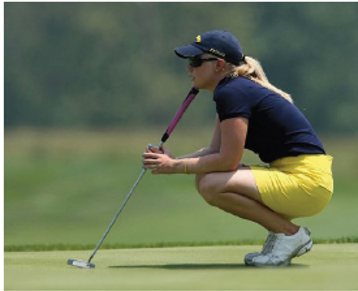
#> input picture data/mean-shift-data.PNG, 358 x 291 px, found by its file name
$ jupyter execute semina5-1.ipynb
#> lines starting #> are read from the running program, lines starting #| are printed output that depends on the picture
## 5장. 영상 분할(Image segmentation)

영상 분할이란 주어진 영상을 의미 있는 영역(region)으로 나누는 작업.

상자, 파프리카, 가격표는 사람에게 의미있는 물체다.

그래서, 인지과정에서 영상을 영역 단위로 분할하고, 학습을 통해 이미 알고있는 물체와 매칭한다.

하지만, 컴퓨터는 영역 단위로 분할후, 물체를 인지한다.

특징점과 다른점은. 특징점은 그 자체로 의미가 없고, 매칭이 필요하다.

하지만, 영역은 그자체로 물체가 될 수 있다.

## 5-2. 전통적인 방법.

자연영상에서는 성능이 낮지만, <공장 자동화, 문서인식> 등과 같이 영상 획득 조건이 있는 상황에서는 사용할 수 있는 방법들.

### 5-2-1. 임계화를 이용한 영역분할

어두운 배경에 밝은 물체가 있으면 이진화를 사용해 물체영역과 배경 영역을 분할할 수 있다.

깨끗한 배경과 균일한 밝기의 물체가 있는 상황에는 <span style="color:blue">'otsu 알고리즘'</span>이 효과적인 방법이다.

삼진화가 필요한 영상에서는, 이중 임계값 (t1,t2)로 확장시켜야한다.

각 영역의 평균-global평균 으로

t1과 t2사이의 분산을 계산한 식으로, 분산이 큰 t1과 t2를 찾는것. 이를 이중 임계값 otsu 알고리즘이라 한다.

삼진화 하여, 각 영역의 명암값은 평균값으로 대체한다.

---
하지만, 지금까지는 전역적인 방법으로 임계값을 설정함.

효모영상을 임계화했을때, 내부가 잘 분할 되지않았음.

지역의 상황에 따라 적응적으로 결정하는 adaptive thresholding 방법 사용.

달라진 점은, 임계값 t가 아니라, t(j,i)로 (j,i)의 이웃(원형 또는 정방형)을 보고 임계값이 결정된다.

그래서 t함수는 영상의 특성에 달라진다.

[cell 1]
# ex) 다중 임계 otsu

### 5-2-2. 군집화를 이용한 영역 분할

rgb 화소를 3차원 컬러공간에 매핑하자. 3차원 공간의 점들은 색깔이 비슷할수록 가까이 위치한다. (이미지라서 rgb이고, 점이면 xy좌표를 넣는다.)

가까이 있는 화소들을 군집으로 모으는것이 clustering 이다.

처음 k개의 점을 군집 중심으로 초기화함.(초기화 방법에 따라 결과도 달라짐.)

그후, n개의 점을 가장 가까운 군집에 배치하고, 군집마다 평균을 구하여 중심을 바꿈.

뒤의 집이나 산이 꽃과 같이 분류가 됨. 화소간의 거리를 생각하지 않았기 때문.

그래프방법과 mean-shift가 이를 발전시킴.

---
```

criteria
- cv2.TERM_CRITERIA_EPS: epsilon으로 주어진 정확도를 만족하면 반복을 멈춘다.

- cv2.TERM_CRITERIA_MAX_ITER: 정확도와 상관없이 미리 정해진 반복 횟수를 다 채우면 알고리즘을 멈춘다.

- cv2.TERM_CRITERIA_EPS + cv2.TERM_CRITERIA_MAX_ITER : 위 둘 중 한 조건이 만족되면 멈춘다. 여기에서 max_iter=10, epsilon=1.0

kmeans
- k: 클러스터수
- attempts: 10번의 독립적인 실행 분류
- cv2.KMEANS_RANDOM_CENTERS : 초기점을 랜덤으로

결과
- ret: 밀집도(compactness)이다. 이것은 각 클러스터의 중심으로부터 거리제곱의 합이다.

-labels: 각 점이 어느 클러스터에 속하게 되었는지 표시한다(0,1,2,..)

-centers: 클러스터의 중심 좌표를 리턴한다. K개의 데이터를 가진다.
(이미지에서는 화소값이 리턴됨. xy가 아닌 rgb를 넣었으니)

```

[cell 2]
# ex) k-means segmentation
#https://gmnam.tistory.com/168
import cv2
import numpy as np
from matplotlib import pyplot as plt

original_image = cv2.imread("../data/mean-shift-data.png")
#> original_image is the input picture: shape (291, 358, 3); mean B, G, R 88, 116.2, 104.9
img = cv2.cvtColor(original_image,cv2.COLOR_BGR2RGB)# rgb 순으로 바꿔서 진행
vectorized = img.reshape((-1,3))
#1행으로 바꿔버리기
vectorized = np.float32((vectorized))

criteria = (cv2.TERM_CRITERIA_EPS + cv2.TERM_CRITERIA_MAX_ITER,10,1.0)
attempts = 10


fig =plt.figure(figsize=(11,11))
plt.subplot(321),plt.title("original")# 3행 2열중 1번째
plt.imshow(img)

count=1
for k in [3,4,5,6,7]:
    count=count+1
    ret,label,center = cv2.kmeans(vectorized,
                                  k,
                                  None,
                                  criteria,attempts,
                                  cv2.KMEANS_PP_CENTERS)
    #KMEANS_PP_CENTERS : kmeans++ 방식을 이용
    print("center 화소값",center)
    center = np.uint8(center)
    res= center[label.flatten()] #center 화소를 각 라벨에 맞게 대입.
    result_image=res.reshape((img.shape))
    plt.subplot(320+count),plt.title("K="+str(k))# 3행 2열중 1번째
    plt.imshow(result_image)
#> this loop made 5 passes
#> ret on passes 2 to 5: 107383536.8, 69155003, 60731206.8, 50953277.1
#> (ret, center) on pass 1: (151704958.2, [[66, 78, 70], [185, 189, 139], [116, 130, 85]])
#> (printed output is left out)
#> pass 1, `result_image=res.reshape((img.shape))`:
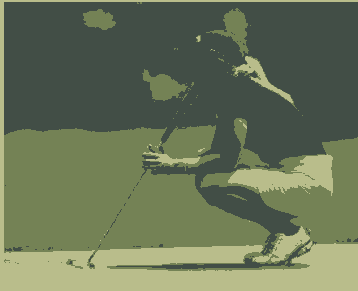
#> result_image: shape (291, 358, 3); mean R, G, B 104.2, 115.5, 87.4
#> pass 2, `result_image=res.reshape((img.shape))`:
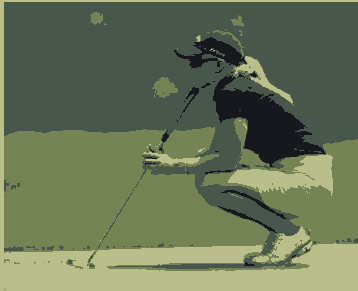
#> result_image: shape (291, 358, 3); mean R, G, B 104.4, 115.6, 87.5
#> pass 3, `result_image=res.reshape((img.shape))`:
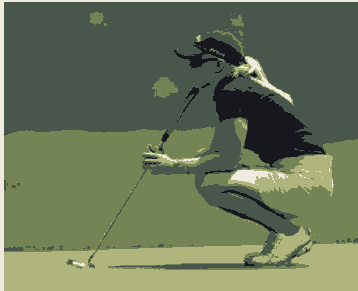
#> result_image: shape (291, 358, 3); mean R, G, B 104.3, 115.7, 87.5
#> after the loop, count = 6

plt.show()
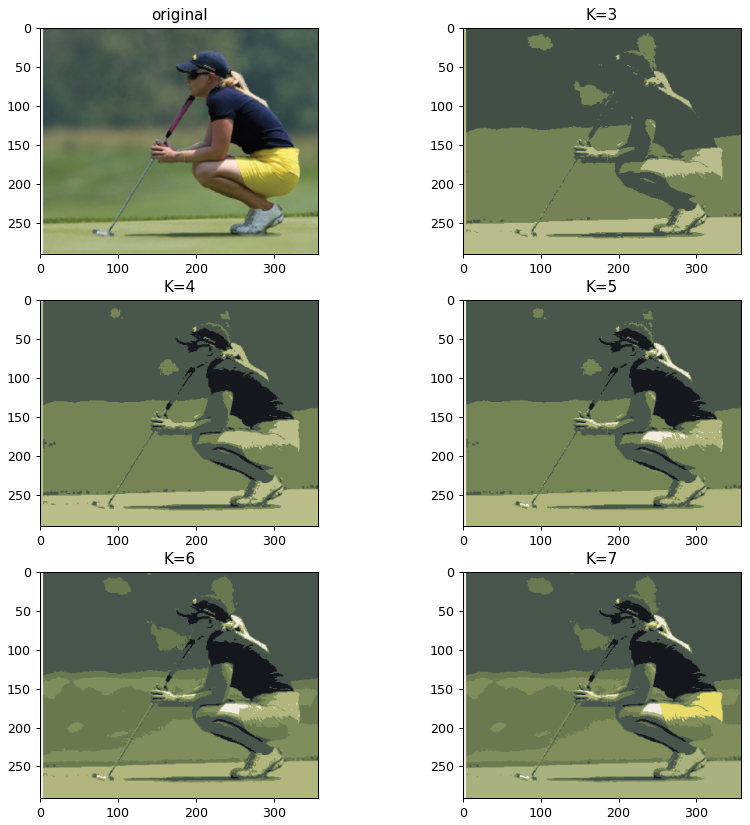
#> figure drawn by matplotlib, 6 panels
